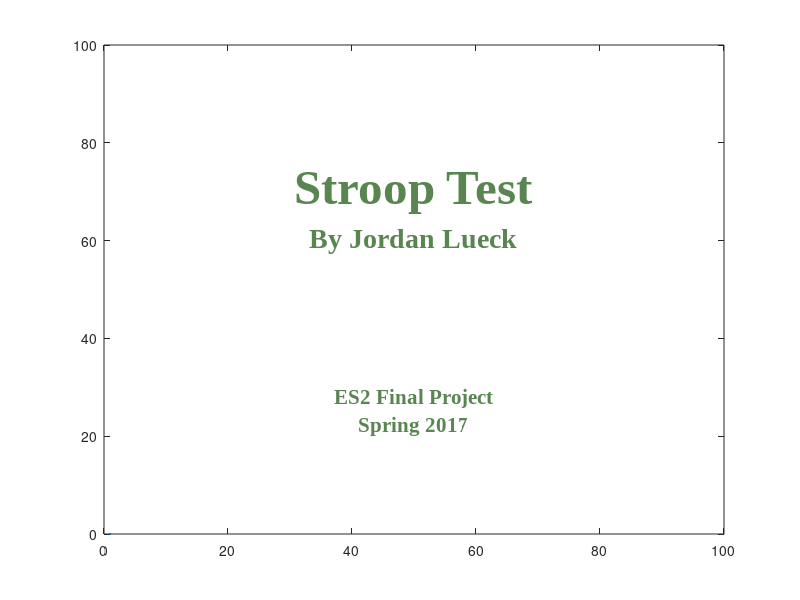

MATLAB code to generate this figure:
function runWelcome()
% function runWelcome()
% Inputs: None
% Outputs: None (just displays a welcome page)

for k = 1:20
    plot(0)
    color = [rand() rand() rand()];
    set(gca,'Color',color)
    axis([0 100 0 100])
    s = sprintf('Stroop Test');
    text(50,70,s,'HorizontalAlignment','center','FontSize',35,'Fontname','Timesnewroman','FontWeight','bold','Color',1-color);
    s = sprintf('By Jordan Lueck');
    text(50,60,s,'HorizontalAlignment','center','FontSize',20,'Fontname','Timesnewroman','FontWeight','bold','Color',1-color);
    s = sprintf('ES2 Final Project\nSpring 2017');
    text(50,25,s,'HorizontalAlignment','center','FontSize',15,'Fontname','Timesnewroman','FontWeight','bold','Color',1-color);
    pause(0.25);
end

end